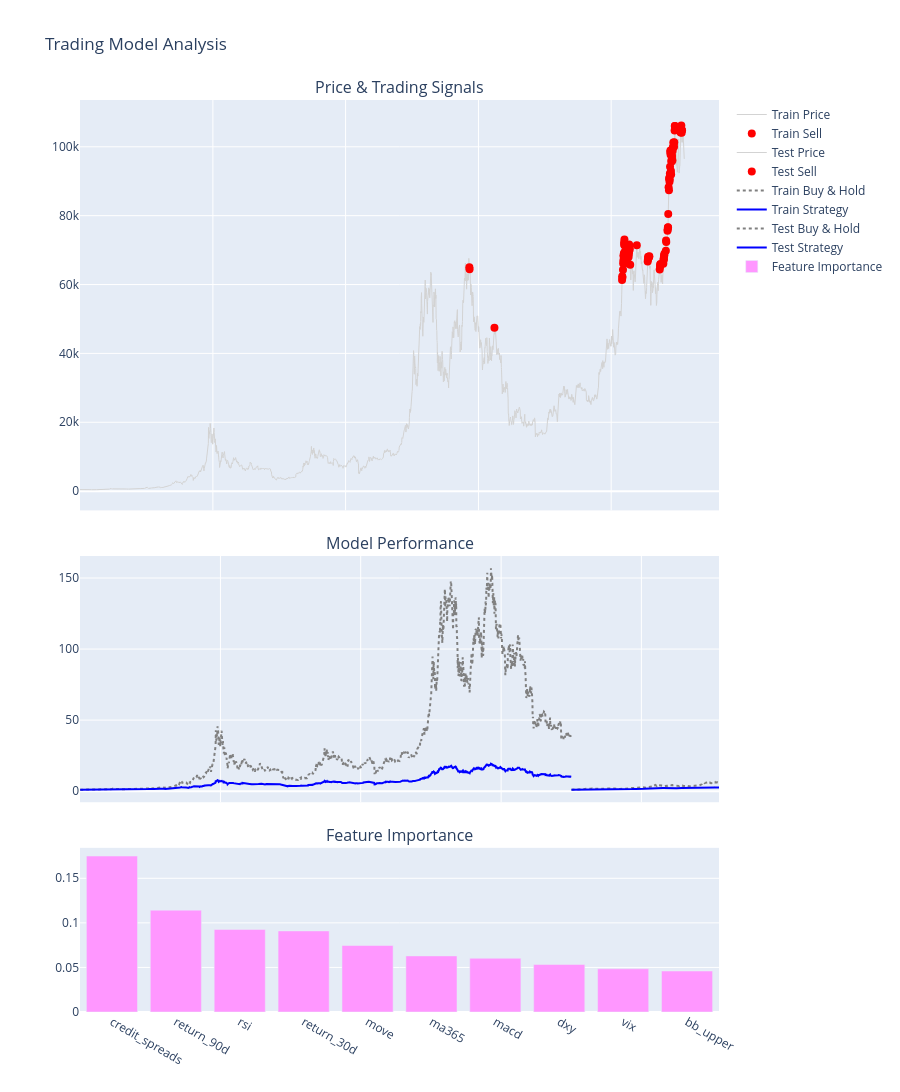

The notebook cell saved with this chart:
### Code cell
def analyze_results(results):
    """Analyze model performance and display metrics"""
    try:
        # Create visualization
        fig = make_subplots(
            rows=3, cols=1,
            shared_xaxes=True,
            vertical_spacing=0.05,
            subplot_titles=(
                'Price & Trading Signals',
                'Model Performance',
                'Feature Importance'
            ),
            row_heights=[0.5, 0.3, 0.2]
        )
        
        # Plot 1: Price and Trading Signals
        for period, data, signals in [
            ('Train', results['train_data'], results['train_signals']),
            ('Test', results['test_data'], results['test_signals'])
        ]:
            print(f"Processing {period} data...")
            
            # Convert signals to pandas Series with the same index as data
            signals_series = pd.Series(signals, index=data.index)
            
            # Plot price
            fig.add_trace(
                go.Scatter(
                    x=data.index,
                    y=data['close'],
                    name=f'{period} Price',
                    line=dict(color='lightgray', width=1)
                ),
                row=1, col=1
            )
            
            # Plot signals
            for signal_value, color in [(1, 'green'), (0, 'red')]:
                mask = signals_series == signal_value
                if any(mask):
                    fig.add_trace(
                        go.Scatter(
                            x=data.index[mask],
                            y=data.loc[mask, 'close'],
                            mode='markers',
                            name=f'{period} {"Buy" if signal_value == 1 else "Sell"}',
                            marker=dict(color=color, size=8)
                        ),
                        row=1, col=1
                    )
        
        # Plot 2: Cumulative Returns
        for period, data, signals in [
            ('Train', results['train_data'], results['train_signals']),
            ('Test', results['test_data'], results['test_signals'])
        ]:
            print(f"Calculating returns for {period}...")
            
            # Convert signals to pandas Series
            signals_series = pd.Series(signals, index=data.index)
            
            returns = data['close'].pct_change()
            strategy_returns = returns * signals_series.shift(1)
            
            cum_returns = (1 + returns).cumprod()
            cum_strategy = (1 + strategy_returns).cumprod()
            
            fig.add_trace(
                go.Scatter(
                    x=data.index,
                    y=cum_returns,
                    name=f'{period} Buy & Hold',
                    line=dict(color='gray', dash='dot')
                ),
                row=2, col=1
            )
            
            fig.add_trace(
                go.Scatter(
                    x=data.index,
                    y=cum_strategy,
                    name=f'{period} Strategy',
                    line=dict(color='blue')
                ),
                row=2, col=1
            )
        
        # Plot 3: Feature Importance
        print("Plotting feature importance...")
        importance_df = results['feature_importance'].head(10)
        fig.add_trace(
            go.Bar(
                x=importance_df['feature'],
                y=importance_df['importance'],
                name='Feature Importance'
            ),
            row=3, col=1
        )
        
        # Update layout
        fig.update_layout(
            height=1200,
            title_text='Trading Model Analysis',
            showlegend=True
        )
        
        fig.show()
        
        # Print performance metrics
        print("\nPerformance Metrics:")
        for period, data, signals in [
            ('Training Period', results['train_data'], results['train_signals']),
            ('Testing Period', results['test_data'], results['test_signals'])
        ]:
            # Convert signals to pandas Series
            signals_series = pd.Series(signals, index=data.index)
            
            returns = data['close'].pct_change()
            strategy_returns = returns * signals_series.shift(1)
            
            total_return = (1 + strategy_returns).prod() - 1
            annual_return = (1 + total_return) ** (252 / len(returns)) - 1
            sharpe = np.sqrt(252) * strategy_returns.mean() / strategy_returns.std()
            
            print(f"\n{period}:")
            print(f"Total Return: {total_return:.2%}")
            print(f"Annual Return: {annual_return:.2%}")
            print(f"Sharpe Ratio: {sharpe:.2f}")
            
            # Position statistics
            pos_changes = (signals_series.diff() != 0).sum()
            avg_position = signals_series.mean()
            trades_per_year = pos_changes * 252 / len(signals_series)
            
            print("\nTrading Statistics:")
            print(f"Average Position: {avg_position:.2f}")
            print(f"Total Trades: {pos_changes}")
            print(f"Trades per Year: {trades_per_year:.1f}")
            
    except Exception as e:
        print(f"Error in analyze_results: {str(e)}")
        import traceback
        traceback.print_exc()

# Run the analysis
analyze_results(results)

### Figure 1 — Plotly figure (JSON) as saved in the notebook; plotly's stock layout.template omitted (floating-point values rounded to 4 significant figures; data arrays with more than 128 entries replaced by an {"elided": "..."} marker saying what was removed)
{"data": [{"line": {"color": "lightgray", "width": 1}, "name": "Train Price", "type": "scatter", "x": {"elided": "2558 str values"}, "xaxis": "x", "y": {"elided": "2558 float values"}, "yaxis": "y"}, {"marker": {"color": "red", "size": 8}, "mode": "markers", "name": "Train Sell", "type": "scatter", "x": ["2021-11-12T00:00:00", "2021-11-13T00:00:00", "2022-03-30T00:00:00"], "xaxis": "x", "y": [65006, 64432, 47459], "yaxis": "y"}, {"line": {"color": "lightgray", "width": 1}, "name": "Test Price", "type": "scatter", "x": {"elided": "770 str values"}, "xaxis": "x", "y": {"elided": "770 float values"}, "yaxis": "y"}, {"marker": {"color": "red", "size": 8}, "mode": "markers", "name": "Test Sell", "type": "scatter", "x": ["2024-03-01T00:00:00", "2024-03-02T00:00:00", "2024-03-03T00:00:00", "2024-03-06T00:00:00", "2024-03-07T00:00:00", "2024-03-08T00:00:00", "2024-03-09T00:00:00", "2024-03-10T00:00:00", "2024-03-11T00:00:00", "2024-03-12T00:00:00", "2024-03-13T00:00:00", "2024-03-14T00:00:00", "2024-03-15T00:00:00", "2024-03-16T00:00:00", "2024-03-30T00:00:00", "2024-03-31T00:00:00", "2024-04-01T00:00:00", "2024-04-02T00:00:00", "2024-04-04T00:00:00", "2024-04-05T00:00:00", "2024-04-06T00:00:00", "2024-04-07T00:00:00", "2024-04-08T00:00:00", "2024-04-09T00:00:00", "2024-04-11T00:00:00", "2024-04-12T00:00:00", "2024-04-15T00:00:00", "2024-05-21T00:00:00", "2024-07-20T00:00:00", "2024-07-21T00:00:00", "2024-07-22T00:00:00", "2024-07-23T00:00:00", "2024-07-27T00:00:00", "2024-07-28T00:00:00", "2024-07-29T00:00:00", "2024-09-24T00:00:00", "2024-09-26T00:00:00", "2024-09-27T00:00:00", "2024-09-28T00:00:00", "2024-09-29T00:00:00", "2024-10-14T00:00:00", "2024-10-15T00:00:00", "2024-10-16T00:00:00", "2024-10-17T00:00:00", "2024-10-18T00:00:00", "2024-10-19T00:00:00", "2024-10-20T00:00:00", "2024-10-28T00:00:00", "2024-10-29T00:00:00", "2024-10-30T00:00:00", "2024-11-06T00:00:00", "2024-11-07T00:00:00", "2024-11-08T00:00:00", "2024-11-09T00:00:00", "2024-11-10T00:00:00", "2024-11-12T00:00:00", "2024-11-14T00:00:00", "2024-11-15T00:00:00", "2024-11-16T00:00:00", "2024-11-17T00:00:00", "2024-11-18T00:00:00", "2024-11-19T00:00:00", "2024-11-20T00:00:00", "2024-11-21T00:00:00", "2024-11-22T00:00:00", "2024-11-23T00:00:00", "2024-11-24T00:00:00", "2024-11-25T00:00:00", "2024-11-26T00:00:00", "2024-11-27T00:00:00", "2024-11-28T00:00:00", "2024-11-29T00:00:00", "2024-11-30T00:00:00", "2024-12-01T00:00:00", "2024-12-03T00:00:00", "2024-12-04T00:00:00", "2024-12-06T00:00:00", "2024-12-07T00:00:00", "2024-12-08T00:00:00", "2024-12-11T00:00:00", "2024-12-12T00:00:00", "2024-12-13T00:00:00", "2024-12-15T00:00:00", "2024-12-16T00:00:00", "2024-12-17T00:00:00", "2025-01-17T00:00:00", "2025-01-18T00:00:00", "2025-01-21T00:00:00", "2025-01-23T00:00:00", "2025-01-24T00:00:00", "2025-01-25T00:00:00"], "xaxis": "x", "y": [61298, 62427, 62068, 64292, 66146, 66945, 68315, 68508, 69076, 72131, 71467, 73098, 71420, 69498, 69919, 69702, 71247, 69786, 66124, 68542, 67979, 69001, 69402, 71624, 70528, 70107, 65753, 71430, 66690, 67206, 68088, 67608, 67920, 68055, 68242, 64334, 65131, 65791, 65934, 65664, 66050, 66962, 67648, 67328, 68466, 68389, 68963, 69845, 72781, 72343, 75621, 75987, 76550, 76630, 80467, 88265, 87408, 90948, 90606, 89841, 90535, 92252, 94217, 98509, 98927, 97679, 98016, 93005, 91932, 95981, 95662, 97453, 96513, 97312, 96032, 98881, 99974, 99782, 101235, 101124, 100001, 101352, 104722, 106074, 106035, 104161, 104335, 106182, 104068, 104835, 104796], "yaxis": "y"}, {"line": {"color": "gray", "dash": "dot"}, "name": "Train Buy & Hold", "type": "scatter", "x": {"elided": "2558 str values"}, "xaxis": "x2", "y": {"elided": "2558 float values"}, "yaxis": "y2"}, {"line": {"color": "blue"}, "name": "Train Strategy", "type": "scatter", "x": {"elided": "2558 str values"}, "xaxis": "x2", "y": {"elided": "2558 float values"}, "yaxis": "y2"}, {"line": {"color": "gray", "dash": "dot"}, "name": "Test Buy & Hold", "type": "scatter", "x": {"elided": "770 str values"}, "xaxis": "x2", "y": {"elided": "770 float values"}, "yaxis": "y2"}, {"line": {"color": "blue"}, "name": "Test Strategy", "type": "scatter", "x": {"elided": "770 str values"}, "xaxis": "x2", "y": {"elided": "770 float values"}, "yaxis": "y2"}, {"name": "Feature Importance", "type": "bar", "x": ["credit_spreads", "return_90d", "rsi", "return_30d", "move", "ma365", "macd", "dxy", "vix", "bb_upper"], "xaxis": "x3", "y": [0.175, 0.1142, 0.0926, 0.09095, 0.07461, 0.06294, 0.06026, 0.05333, 0.04844, 0.04599], "yaxis": "y3"}], "layout": {"annotations": [{"font": {"size": 16}, "showarrow": false, "text": "Price & Trading Signals", "x": 0.5, "xanchor": "center", "xref": "paper", "y": 1, "yanchor": "bottom", "yref": "paper"}, {"font": {"size": 16}, "showarrow": false, "text": "Model Performance", "x": 0.5, "xanchor": "center", "xref": "paper", "y": 0.5, "yanchor": "bottom", "yref": "paper"}, {"font": {"size": 16}, "showarrow": false, "text": "Feature Importance", "x": 0.5, "xanchor": "center", "xref": "paper", "y": 0.18, "yanchor": "bottom", "yref": "paper"}], "height": 1200, "showlegend": true, "title": {"text": "Trading Model Analysis"}, "xaxis": {"anchor": "y", "domain": [0, 1], "matches": "x3", "showticklabels": false}, "xaxis2": {"anchor": "y2", "domain": [0, 1], "matches": "x3", "showticklabels": false}, "xaxis3": {"anchor": "y3", "domain": [0, 1]}, "yaxis": {"anchor": "x", "domain": [0.55, 1]}, "yaxis2": {"anchor": "x2", "domain": [0.23, 0.5]}, "yaxis3": {"anchor": "x3", "domain": [0, 0.18]}}}
